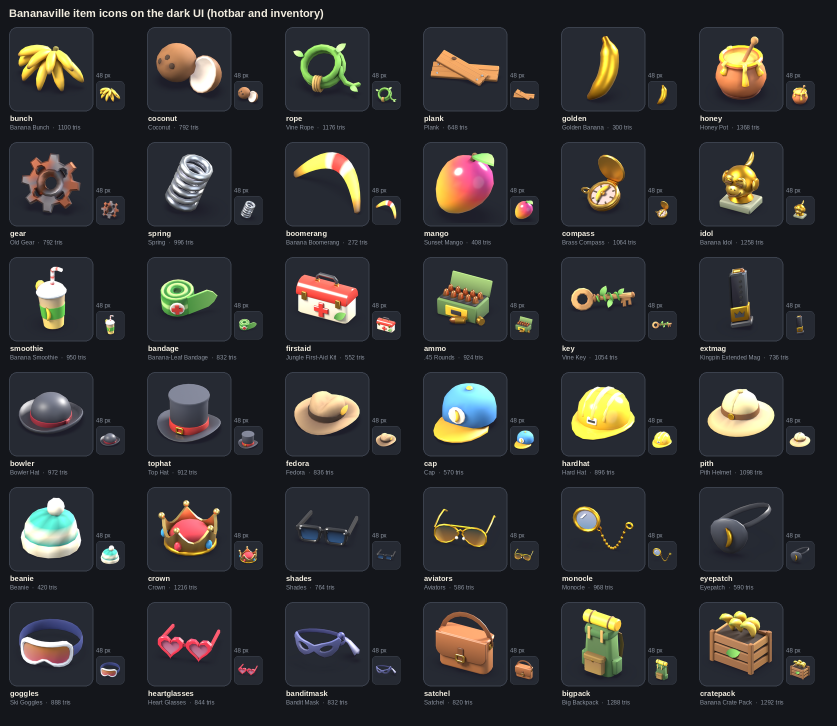
#> input picture game/spikes/items/sheet.png, 1674 x 1452 px (shown at 1/2 size)
$ python lumastats.py ../spikes/items/sheet.png
#> lines starting #> are read from the running program, lines starting #| are printed output that depends on the picture
"""Greyscale brightness stats for look frames (the council's measurable bar): p5 shadows, median, p95 highlights, shade share."""
import sys
from PIL import Image
for path in sys.argv[1:]:
    im = Image.open(path).convert("L").resize((320, 180))
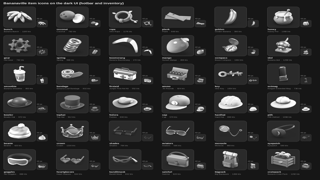
#> im: PIL image 320x180 L; min 15, max 255, mean 46.4
    px = sorted(im.get_flattened_data() if hasattr(im, "get_flattened_data") else im.getdata()); n = len(px)
#> after `px = sorted(im.get_flattened_data() if hasattr(im, 'get_flattened_data`: px = 57600 items
#> after `n = len(px)`: n = 57600
    hsv = Image.open(path).convert("HSV").resize((320, 180)); sat = sorted(p[1] for p in (hsv.get_flattened_data() if hasattr(hsv, "get_flattened_data") else hsv.getdata()))
#> after `hsv = Image.open(path).convert('HSV').resize((320, 180))`: hsv: PIL image 320x180 HSV; mean H, S, V 146, 70, 56
#> after `sat = sorted((p[1] for p in (hsv.get_flattened_data() if hasattr(hsv, `: sat = 57600 items
    dark = sum(1 for v in px if v < 45) / n
#> dark = 0.801
    rgb = Image.open(path).convert("RGB").resize((320, 180)); clip = sum(1 for p in (rgb.get_flattened_data() if hasattr(rgb, "get_flattened_data") else rgb.getdata()) if max(p) >= 254) / n
#> after `rgb = Image.open(path).convert('RGB').resize((320, 180))`:
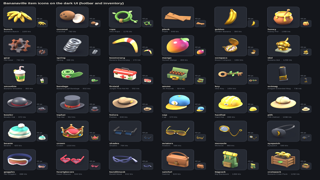
#> rgb: PIL image 320x180 RGB; mean R, G, B 46.1, 46.1, 47.5
#> after `clip = sum((1 for p in (rgb.get_flattened_data() if hasattr(rgb, 'get_`: clip = 0.0185
    print(f"{path.split('/')[-1]:40s} p5={px[int(n*.05)]:3d} p50={px[n//2]:3d} p95={px[int(n*.95)]:3d} dark<45={dark:.0%} satMed={sat[len(sat)//2]/255:.2f} clip={clip:.1%}")
#| sheet.png                                p5= 21 p50= 35 p95=155 dark<45=80% satMed=0.26 clip=1.8%
